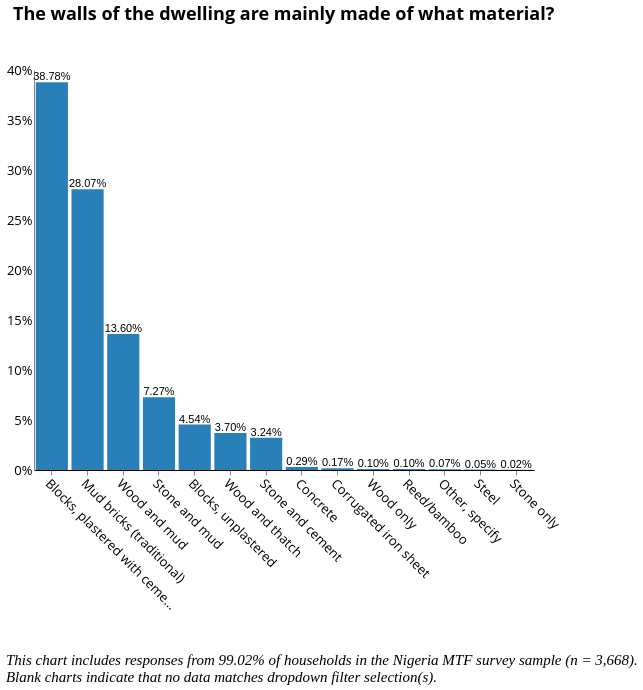

Here is the Vega-Lite specification saved for this chart:
### Vega-Lite specification from a JSON file in a GitHub repository (floating-point values rounded to 4 significant figures; data arrays with more than 128 entries replaced by an {"elided": "..."} marker saying what was removed)
{"width": 800, "height": 400, "config": {"title": {"fontSize": 18, "font": "Open Sans", "anchor": "center", "fontColor": "#000000"}, "axisX": {"domain": true, "domainColor": "#000000", "grid": false, "labelFont": "Open Sans", "labelFontSize": 13, "titleFont": "Open Sans", "titleFontSize": 13, "titleFontWeight": "normal", "title": "X Axis Title (units)", "labelAngle": 45}, "axisY": {"domain": true, "grid": false, "gridColor": "#DEDDDD", "gridWidth": 1, "labelFont": "Open Sans", "labelFontSize": 13, "labelAngle": 0, "ticks": false, "titleFont": "Open Sans", "titleFontSize": 13, "titleFontWeight": "normal", "titlePadding": 10, "title": "Y Axis Title (units)"}, "range": {"category": ["#2980B9", "#003366", "#FFAE19", "#FF4500", "#438B28", "#45B39D", "#99ADC1", "#212F3C"]}, "legend": {"labelFont": "Open Sans", "labelFontSize": 13, "symbolType": "square", "symbolSize": 100, "titleFont": "Open Sans", "titleFontSize": 13, "titleFontWeight": "normal", "title": "Legend", "orient": "right", "offset": 0, "labelLimit": 0}, "tooltip": {"font": "Open Sans"}, "view": {"stroke": "transparent", "text": {"font": "Open Sans", "color": ["#2980B9", "#003366", "#FFAE19", "#FF4500", "#438B28", "#45B39D", "#99ADC1", "#212F3C"], "fontSize": 13, "align": "right", "fontWeight": 400, "size": 13}, "bar": {"size": 40, "binSpacing": 1, "continuousBandSize": 30, "discreteBandSize": 30, "fill": ["#2980B9", "#003366", "#FFAE19", "#FF4500", "#438B28", "#45B39D", "#99ADC1", "#212F3C"], "stroke": false}}}, "concat": [{"layer": [{"mark": {"type": "bar", "color": "#2980B9"}, "encoding": {"tooltip": {"field": "b10", "type": "nominal"}, "x": {"axis": {"title": " "}, "field": "b10", "sort": {"field": "b10", "op": "count", "order": "descending"}, "type": "nominal"}, "y": {"aggregate": "sum", "axis": {"format": "%", "title": ""}, "field": "pct", "type": "quantitative"}}, "height": 400, "selection": {"selector026": {"type": "single", "fields": ["locality"], "bind": {"input": "select", "options": [null, 0, 1], "labels": ["National", "Urban", "Rural"], "name": "Locality Breakdown  "}}, "selector027": {"type": "single", "fields": ["elc_aggr_tier"], "bind": {"input": "select", "options": [null, "Tier 0", "Tier 1", "Tier 2", "Tier 3", "Tier 4", "Tier 5"], "labels": ["All Tiers", "Tier 0", "Tier 1", "Tier 2", "Tier 3", "Tier 4", "Tier 5"], "name": "Electricity Tiers  "}}}, "transform": [{"joinaggregate": [{"op": "count", "field": "*", "as": "total"}]}, {"calculate": "1 / datum.total", "as": "pct"}], "width": 500}, {"mark": {"type": "text", "align": "center", "baseline": "bottom"}, "encoding": {"text": {"aggregate": "sum", "field": "pct", "format": ".2%", "type": "quantitative"}, "tooltip": {"field": "b10", "type": "nominal"}, "x": {"axis": {"title": " "}, "field": "b10", "sort": {"field": "b10", "op": "count", "order": "descending"}, "type": "nominal"}, "y": {"aggregate": "sum", "axis": {"format": "%", "title": ""}, "field": "pct", "type": "quantitative"}}, "height": 400, "transform": [{"joinaggregate": [{"op": "count", "field": "*", "as": "total"}]}, {"calculate": "1 / datum.total", "as": "pct"}], "width": 500}], "title": {"text": ["The walls of the dwelling are mainly made of what material?"], "color": "black", "subtitleColor": "black", "offset": 40}, "transform": [{"filter": {"selection": "selector026"}}, {"filter": {"selection": "selector027"}}]}], "data": {"name": "data-dc83c2096c5b9316becbe245b31f9013"}, "title": {"text": ["", "", "This chart includes responses from 99.02% of households in the Nigeria MTF survey sample (n = 3,668).", "Blank charts indicate that no data matches dropdown filter selection(s)."], "anchor": "start", "baseline": "bottom", "font": "Times New Roman", "fontSize": 15, "fontStyle": "italic", "fontWeight": "normal", "orient": "bottom"}, "$schema": "https://vega.github.io/schema/vega-lite/v4.17.0.json", "datasets": {"data-dc83c2096c5b9316becbe245b31f9013": {"elided": "4139 records"}}}
